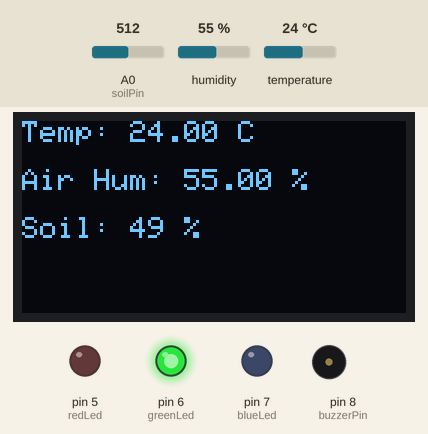
Simulated run of this sketch. Board: Arduino Uno, built with avr-gcc and run on an emulated ATmega328P. On the bench: 128×64 one-colour display, output pins drawn as LEDs (lit = HIGH), buzzer (waves = sounding). The inputs (shaded band) are chosen by the test bench; at power-on: A0 (soilPin) = 512, humidity 55 %, temperature 24 °C. The display library's start-up logo is not drawn.

Above: at 3.2 s.
3.3 s: A0 (soilPin) set to 700
At 5.3 s:
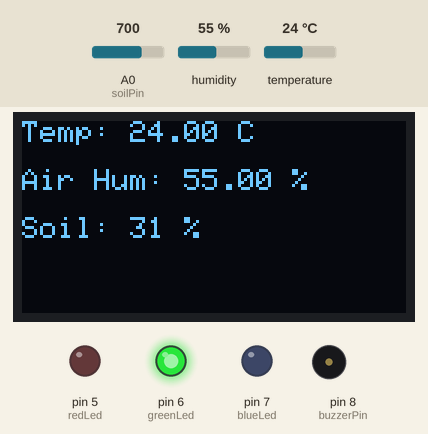
6.0 s: A0 (soilPin) set to 725
At 7.6 s:
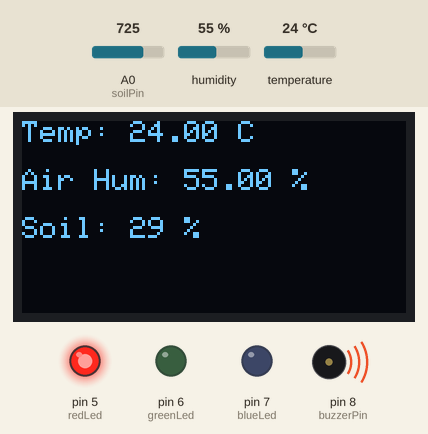
8.7 s: humidity set to 22 %
At 11.1 s:
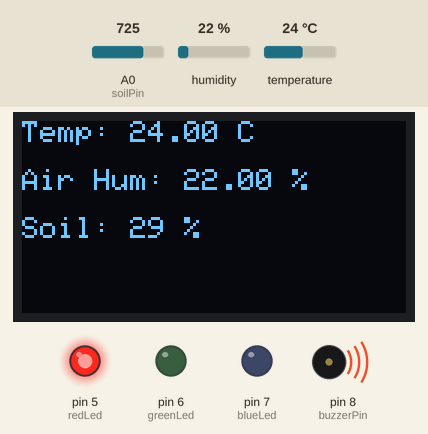
11.8 s: temperature set to 12 °C
At 13.4 s:
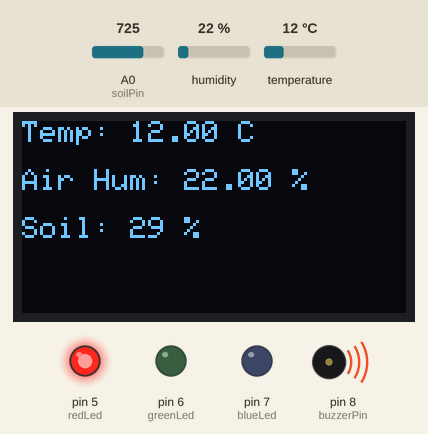
14.5 s: humidity set to 40 %
At 16.9 s:
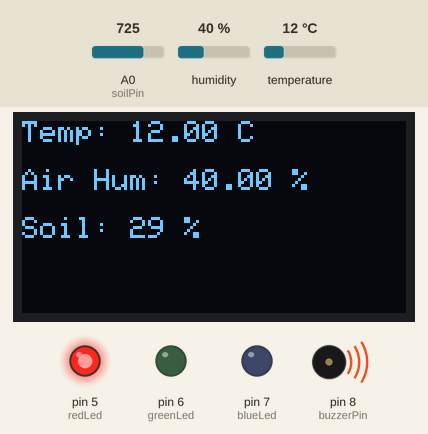
17.9 s: A0 (soilPin) set to 716
At 19.2 s:
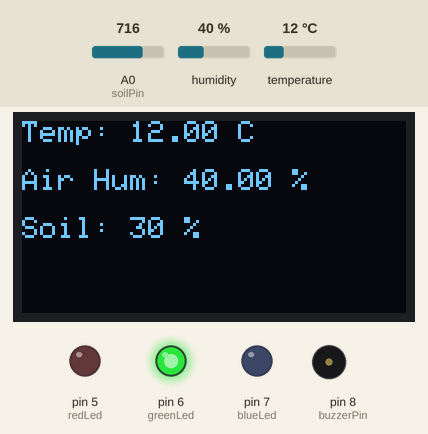
Timing chart, 0 to 20.9 s (numbered marks = the images above; inputs shaded):
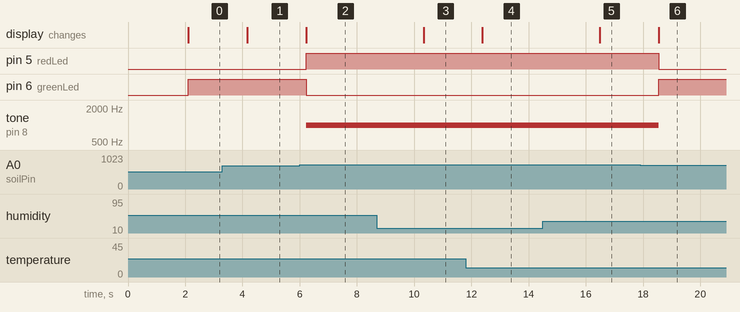

The sketch:

11.ino
```cpp
#include <Wire.h>
#include <Adafruit_GFX.h>
#include <Adafruit_SSD1306.h>
#include <DHT.h>

#define SCREEN_WIDTH 128
#define SCREEN_HEIGHT 64
#define OLED_RESET -1
Adafruit_SSD1306 display(SCREEN_WIDTH, SCREEN_HEIGHT, &Wire, OLED_RESET);

#define DHTPIN 2
#define DHTTYPE DHT11
DHT dht(DHTPIN, DHTTYPE);

const int soilPin = A0;
const int buzzerPin = 8;
const int redLed = 5;
const int greenLed = 6;
const int blueLed = 7;

void setup() {
  Serial.begin(9600);
  dht.begin();

  pinMode(buzzerPin, OUTPUT);
  pinMode(redLed, OUTPUT);
  pinMode(greenLed, OUTPUT);
  pinMode(blueLed, OUTPUT);

  if(!display.begin(SSD1306_SWITCHCAPVCC, 0x3C)) {
    Serial.println(F("SSD1306 allocation failed"));
    for(;;);
  }
  display.display();
  delay(2000);
  display.clearDisplay();
}

void loop() {
  float h = dht.readHumidity();
  float t = dht.readTemperature();
  int soilVal = analogRead(soilPin);
  int soilPercent = map(soilVal, 1023, 0, 0, 100);

  if (isnan(h) || isnan(t)) {
    Serial.println(F("Failed to read from DHT sensor!"));
    return;
  }

  display.clearDisplay();
  display.setTextSize(1);
  display.setTextColor(SSD1306_WHITE);

  display.setCursor(0, 0);
  display.print(F("Temp: ")); display.print(t); display.println(F(" C"));

  display.setCursor(0, 16);
  display.print(F("Air Hum: ")); display.print(h); display.println(F(" %"));

  display.setCursor(0, 32);
  display.print(F("Soil: ")); display.print(soilPercent); display.println(F(" %"));

  display.display();

  if (soilPercent < 30) {
    digitalWrite(redLed, HIGH);
    digitalWrite(greenLed, LOW);
    digitalWrite(blueLed, LOW);
    tone(buzzerPin, 1000);
  } else {
    digitalWrite(redLed, LOW);
    digitalWrite(greenLed, HIGH);
    digitalWrite(blueLed, LOW);
    noTone(buzzerPin);
  }

  delay(2000);
}
```

Measured:
- the behaviour switches between 716 and 717 on A0 (soilPin) (found by bisection; images 1 and 2)
- after the input at 3.3 s, the display: changes after 0.87 s (image 1)
- after the input at 6.0 s, pin 5 (redLed): LOW → HIGH after 0.22 s; pin 6 (greenLed): HIGH → LOW after 0.22 s; tone on pin 8 (buzzerPin): silent → 1000 Hz after 0.22 s; the display: changes after 0.22 s (image 2)
- after the input at 8.7 s, the display: changes after 1.6 s (image 3)
- after the input at 11.8 s, the display: changes after 0.59 s (image 4)
- after the input at 14.5 s, the display: changes after 2.0 s (image 5)
- after the input at 17.9 s, pin 5 (redLed): HIGH → LOW after 0.65 s; pin 6 (greenLed): LOW → HIGH after 0.65 s; tone on pin 8 (buzzerPin): 1000 Hz → silent after 0.65 s; the display: changes after 0.65 s (image 6)
